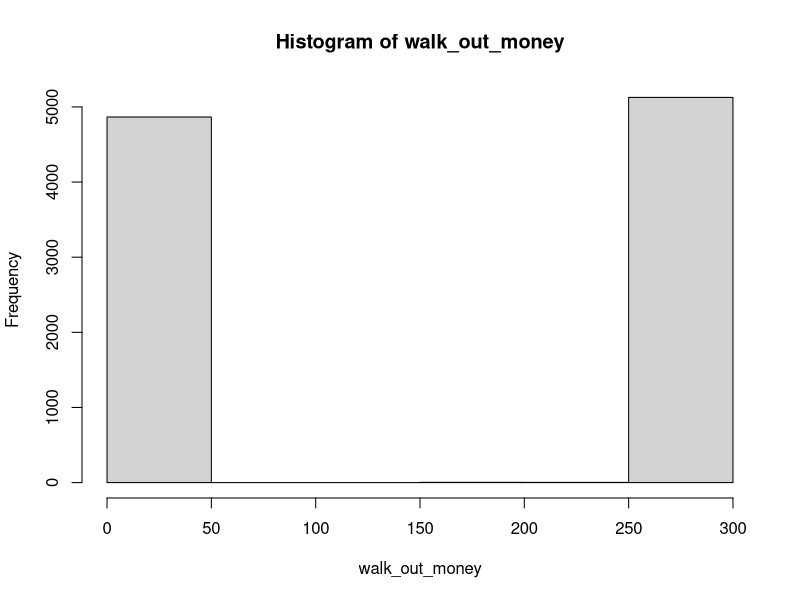
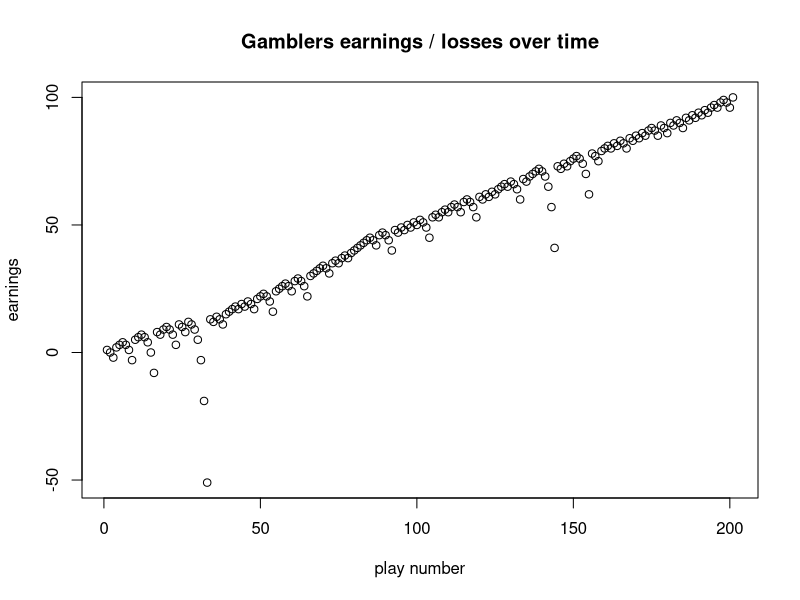
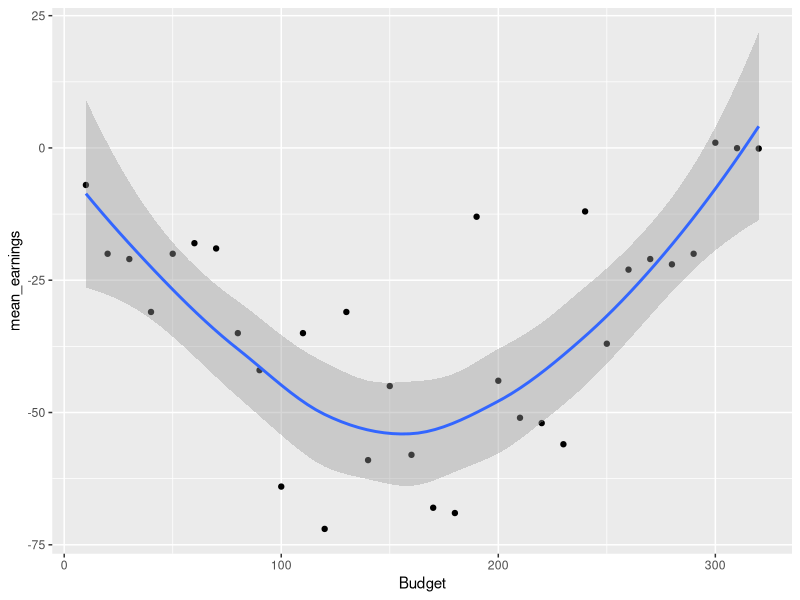

These charts were generated, in order, by the following R code: (Note: a time limit stopped this script after it produced the figures.)
## ---- chunk 1
library(magrittr) # needs to be run every time you start R and want to use %>%
library(dplyr)
## ---- chunk 2
#' A single play of the Martingale strategy
#'
#' Takes a state list, spins the roulette wheel, returns the state list with updated values (for example, budget, plays, etc)
#' @param state A list with the following entries: 
#'   B              number, the budget
#'   W              number, the budget threshold for successfully stoping
#'   L              number, the maximum number of plays 
#'   M              number, the casino wager limit
#'   plays          integer, the number of plays executed
#'   previous_wager number, the wager in the previous play (0 at first play)
#'   previous_win   TRUE/FALSE, indicator if the previous play was a win (TRUE at first play)
#' @return The updated state list
## ---- chunk 3
one_play <- function(state){
  
    # Wager
    proposed_wager <- ifelse(state$previous_win, 1, 2*state$previous_wager)
    wager <- min(proposed_wager, state$M, state$B)
    
    # Spin of the wheel
    red <- rbinom(1,1,18/38)
    
    # Update state
    state$plays <- state$plays + 1
    state$previous_wager <- wager
    if(red){
      # WIN
      state$B <- state$B + wager
      state$previous_win <- TRUE
    }else{
      # LOSE
      state$B <- state$B - wager
      state$previous_win <- FALSE
    }
  state
}
## ---- chunk 4
#' Stopping rule
#'
#' Takes the state list and determines if the gambler has to stop
#' @param state A list.  See one_play
#' @return TRUE/FALSE


stop_play <- function(state){
  if(state$B <= 0) return(TRUE)
  if(state$plays >= state$L) return(TRUE)
  if(state$B >= state$W) return(TRUE)
  FALSE
}
## ---- chunk 5
#' Play roulette to either bankruptcy, success, or play limits
#'
#' @param B number, the starting budget
#' @param W number, the budget threshold for successfully stoping
#' @param L number, the maximum number of plays 
#' @param M number, the casino wager limit
#' @return A vector of budget values calculated after each play.
one_series <- function(
    B = 200
  , W = 300
  , L = 1000
  , M = 100
){

  # initial state
  state <- list(
    B = B
  , W = W
  , L = L
  , M = M
  , plays = 0
  , previous_wager = 0
  , previous_win = TRUE
  )
  
  # vector to store budget over series of plays
  budget <- rep(NA, L)
  
  # For loop of plays
  for(i in 1:L){
    new_state <- state %>% one_play
    budget[i] <- new_state$B
    if(new_state %>% stop_play){
      return(budget[1:i])
    }
    state <- new_state
  }
  budget    
}

# helper function
get_last <- function(x) x[length(x)] 

## ---- chunk 6
# Simulation
walk_out_money <- rep(NA, 10000)
for(j in seq_along(walk_out_money)){
  walk_out_money[j] <- one_series(B = 200, W = 300, L = 1000, M = 100) %>% get_last
}

# Walk out money distribution
hist(walk_out_money, breaks = 10)

# Estimated probability of walking out with extra cash
mean(walk_out_money > 200)

# Estimated earnings
mean(walk_out_money - 200)
## ---- chunk 7
library(tidyverse)
library(ggplot2)
## ---- chunk 8
library(tidyverse)
library(ggplot2)
## ---- chunk 9
# Q2
earning <- one_series(B = 200, W = 300, L = 1000, M = 100) - 200
plot(earning, main = "Gamblers earnings / losses over time", xlab = "play number", 
     ylab = "earnings")
## ---- chunk 10
# change the budget
walk_out_money <- rep(NA, 100)
b <- matrix(nrow = 100, ncol = 32)

for(i in seq(1, 32)){
  for(j in seq_along(walk_out_money)){
    b[j, i] <- (one_series(B= 10*i, W = 300, L = 1000, M = 200) - 10*i) %>% get_last
  }
}

# Estimated earnings
mean_earnings <- colMeans(b)

df1 <- as.data.frame(mean_earnings)
df1["Budget"] <- seq(10,320,10)
df1 %>%
  ggplot(mapping = aes(x = Budget, y = mean_earnings)) +
  geom_point() +
  geom_smooth()

# plot earnings
# plot(mean_earnings)

## ---- chunk 11
# change the winning

walk_out_money <- rep(NA, 100)
w <- matrix(nrow = 100, ncol = 32)

for(i in seq(1, 32)){
  for(j in seq_along(walk_out_money)){
    w[j, i] <- one_series(B= 200, W = 20 * i, L = 1000, M = 200) %>% get_last
  }
}

# Estimated earnings
mean_earnings <- colMeans(w) - 200

df2 <- as.data.frame(mean_earnings)
df2["Winning_threshold"] <- seq(20,640,20)
df2 %>%
  ggplot(mapping = aes(x = Winning_threshold, y = mean_earnings)) +
  geom_point() +
  geom_smooth()

# plot earnings
#plot(mean_earnings)
## ---- chunk 12
# change time threshold
walk_out_money <- rep(NA, 100)
l <- matrix(nrow = 100, ncol = 32)

for(i in seq(1, 32)){
  for(j in seq_along(walk_out_money)){
    l[j, i] <- one_series(B= 200, W = 300, L = 20 * (i-1), M = 200) %>% get_last
  }
}

# Estimated earnings
mean_earnings <- colMeans(l) - 200

df3 <- as.data.frame(mean_earnings)
df3["Time_threshold"] <- seq(0,620,20)
df3 %>%
  ggplot(mapping = aes(x = Time_threshold, y = mean_earnings)) +
  geom_point() +
  geom_smooth()

# plot earnings
#plot(mean_earnings)
## ---- chunk 13
# change max
walk_out_money <- rep(NA, 100)
m <- matrix(nrow = 100, ncol = 32)

for(i in seq(1, 32)){
  for(j in seq_along(walk_out_money)){
    m[j, i] <- one_series(B= 200, W = 300, L = 1000, M = 10 * (i-1)) %>% get_last
  }
}

# Estimated earnings
mean_earnings <- colMeans(m) - 200

df4 <- as.data.frame(mean_earnings)
df4["Maximum_wager"] <- seq(0,310,10)
df4 %>%
  ggplot(mapping = aes(x = Maximum_wager, y = mean_earnings)) +
  geom_point() +
  geom_smooth()

# plot earnings
#plot(mean_earnings)
## ---- chunk 14
# Q4: average number of plays
# Simulation
num_play <- function(x) length(x) 

walk_out_play <- rep(NA, 100)
for(j in seq_along(walk_out_play)){
  walk_out_play[j] <- one_series(B = 200, W = 300, L = 1000, M = 100) %>% num_play
}

# Walk out money distribution
hist(walk_out_play, breaks = 10)


# Estimated earnings
mean(walk_out_play)
